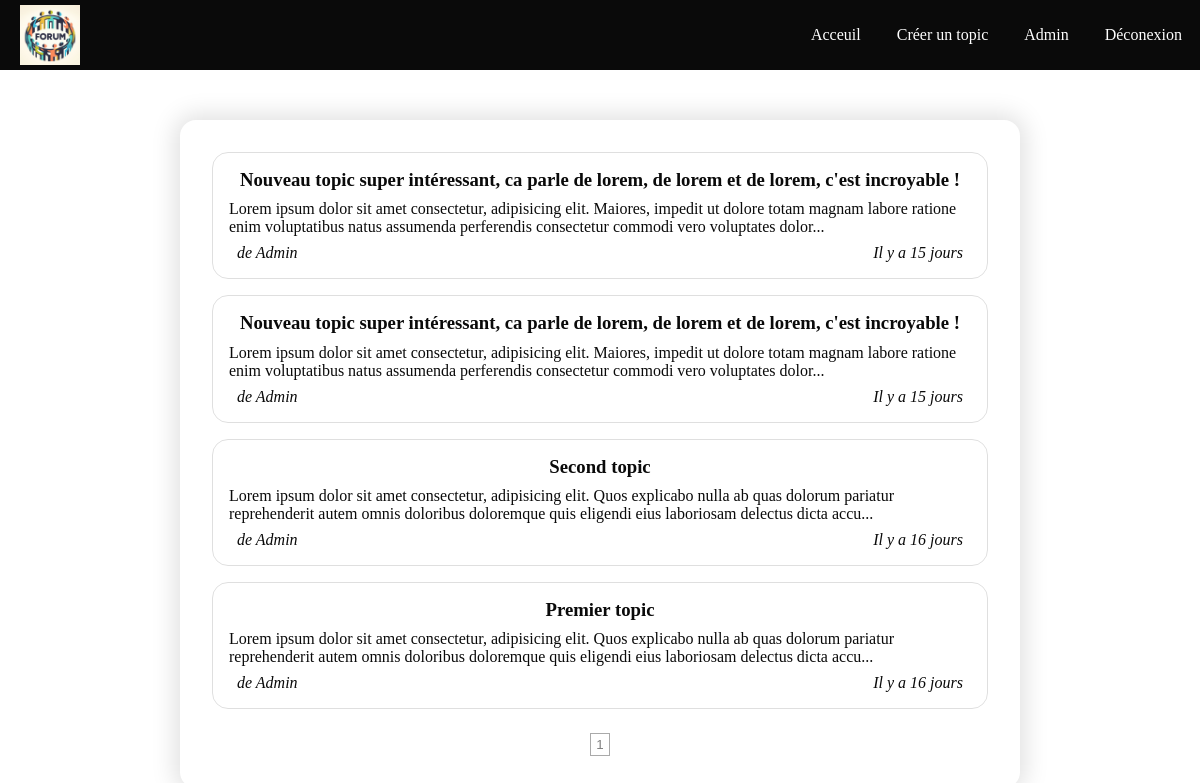
The app's page /index.php (signed in), older data.
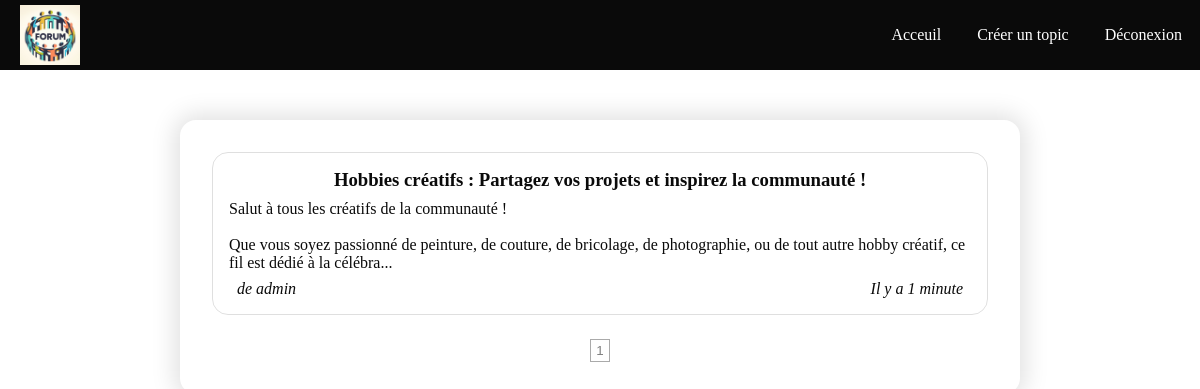
The same page, newer data.
### tables this page shows
CREATE TABLE IF NOT EXISTS `topic` (
  `id_topic` int NOT NULL AUTO_INCREMENT,
  `title_topic` varchar(255) DEFAULT NULL,
  `message_topic` text,
  `date_topic` varchar(16) DEFAULT NULL,
  `id_user` int DEFAULT NULL,
  PRIMARY KEY (`id_topic`),
  KEY `id_user` (`id_user`)
);

CREATE TABLE IF NOT EXISTS `user` (
  `id_user` int NOT NULL AUTO_INCREMENT,
  `mail_user` varchar(320) NOT NULL,
  `pseudo_user` varchar(16) NOT NULL,
  `password_user` varchar(64) NOT NULL,
  `role_user` tinyint(1) NOT NULL DEFAULT '0',
  PRIMARY KEY (`id_user`)
);

### includes/functions/limit-content.php (called while the page is built)
<?php
function limitContent($text, $len) {
    return strlen($text) > $len ? substr($text, 0, $len).'...' : $text;
}
?>

### includes/functions/format-date-diff.php (called while the page is built, shortened)
<?php
function formatDateDiff($date) {
    $diff = time() - DateTime::createFromFormat('d/m/Y H:i', $date)->getTimestamp();
    $oneMinute = 60;
    $oneHours = 60 * 60;
    $oneDay = 60 * 60 * 24;
    $oneMonth = 60 * 60 * 24 * 30;
    $oneYear = 60 * 60 * 24 * 365;
    $res = "il y a moins d'une minute";
    $diff > $oneMinute && $res = "Il y a 1 minute";
    $diff > $oneMinute * 2 && $res = "Il y a ".round($diff / $oneMinute)." minutes";
    $diff > $oneHours && $res = "Il y a 1 heure";
    $diff > $oneHours * 2 && $res = "Il y a ".round($diff / $oneHours)." heures";
    $diff > $oneDay && $res = "Il y a 1 jour";
    $diff > $oneDay * 2 && $res = "Il y a ".round($diff / $oneDay)." jours";
    $diff > $oneMonth && $res = "Il y a ".round($diff / $oneMonth)." mois";
    $diff > $oneYear && $res = "Il y a plus d'un ans";
    return $res;
}
?>

### index.php (the view, shortened to what this page needs)
<?php
    require_once 'includes/bdd.php';
    require_once 'includes/functions/format-date-diff.php';
    require_once 'includes/functions/limit-content.php';
?>
<!DOCTYPE html>
<html lang="fr">
<head>
    <?php require_once 'includes/head.php'; ?>
    <link rel="stylesheet" href="assets/css/home.css">
</head>
<body>
<?php
    require_once 'includes/nav.php';
    $nb_topics_by_page = 10;
    $page = isset($_GET['page']) ? $_GET['page'] : 1;
    $offset = ($page - 1) * $nb_topics_by_page;
    $req = $bdd->prepare("SELECT COUNT(id_topic) FROM topic");
    $req->execute();
    $nb_page = ceil(($req->fetch()[0]) / $nb_topics_by_page);
    $req = $bdd->prepare("SELECT id_topic, title_topic, message_topic, date_topic, pseudo_user FROM topic INNER JOIN user ON topic.id_user = user.id_user ORDER BY id_topic DESC LIMIT $nb_topics_by_page OFFSET $offset");
    $req->execute();
    $list_topic = $req->fetchAll(PDO::FETCH_ASSOC);
?>
    <section class="card-container">
    <?php
        foreach ($list_topic as $li) {
    ?>
        <article class="topic">
            <a href="view-topic.php?id=<?=$li['id_topic']?>">
                <h3 class="topic-title"><?=nl2br(limitContent(strip_tags($li['title_topic']), 100))?></h3>
                <section class="topic-content"><?=nl2br(limitContent(strip_tags($li['message_topic']), 200))?></section>
                <section class="topic-author-and-date">
                    <i>de <?=$li['pseudo_user']?></i>
                    <i><?=formatDateDiff($li['date_topic'])?></i>
                </section>
            </a>
        </article>
    <?php
        }
    ?>
        <section id="paging-user" class="paging">
            <?php
            for ($i=1; $i < $nb_page+1; $i++) {
                if ($i == $page) {
                    echo '<button class="page-active">'.$i.'</button>';
                } else {
                    echo '<button onclick="window.location.href='."'".'index.php?page='.$i."'".'">'.$i.'</button>';
                }
            }
            ?>
        </section>
    </section>
</body>
</html>

### includes/head.php (shortened to what this page needs)
<link rel="stylesheet" href="assets/css/main.css">

### includes/nav.php (shortened to what this page needs)
<nav id="navbar" class="navbar">
    <section class="nav-header">
        <section class="nav-logo">
            <a href="index">
                <img src="assets/img/logo.jpg" alt="logo">
            </a>
        </section>
    </section>
    <ul class="nav-links">
    <?php
        if (empty($_SESSION['id'])) {
            echo '<li><a href="connexion" title="connexion">Connexion</a></li>';
            echo '<li><a href="inscription" title="inscription">Inscription</a></li>';
        } else {
            echo '<li><a href="index" title="acceuil">Acceuil</a></li>';
            echo '<li><a href="creer-un-topic" title="créer un topic">Créer un topic</a></li>';
            if ($_SESSION['role'] == 1) {
                echo '<li><a href="admin" title="administration">Admin</a></li>';
            }
            echo '<li><a href="deconnexion" title="déconexion">Déconexion</a></li>';
        }
    ?>
    </ul>
</nav>

### assets/css/main.css (style rules this page uses)
* { padding: 0; margin: 0; box-sizing: border-box; }
body { padding-top: 120px; }
.card-container { width: 96%; margin-left: 2%; padding: 1em; box-shadow: 0 0 25px 5px rgba(0, 0, 0, 0.125); border-radius: 1rem; display: flex; flex-direction: column; align-items: center; }
@media (min-width: 600px) { .card-container { width: 85%; margin-left: 7.5%; padding: 1.5em; } }
@media (min-width: 1200px) { .card-container { width: 70%; margin-left: 15%; padding: 2em; } }
.navbar { display: flex; flex-direction: column; position: fixed; top: 0; justify-content: space-between; align-items: center; width: 100%; color: white; height: 70px; }
@media (min-width: 600px) { .navbar { flex-direction: row; } }
.navbar .nav-header { background-color: #0a0a0a; width: 100%; display: flex; justify-content: space-between; align-items: center; z-index: 20; min-height: 70px; padding: 0 20px; }
.navbar .nav-header .nav-logo { display: none; height: 60px; width: auto; }
@media (min-width: 600px) { .navbar .nav-header .nav-logo { display: block; } }
.navbar .nav-header .nav-logo img { height: 60px; width: auto; }
.navbar .nav-links { list-style: none; background-color: #0a0a0a; width: 100%; z-index: 10; transform: translate(0, -100%); transition: all ease-in-out 0.3s; }
@media (min-width: 600px) { .navbar .nav-links { transform: none; height: 100%; width: -moz-fit-content; width: fit-content; display: flex; align-items: center; } }
.navbar .nav-links li { white-space: nowrap; }
.navbar .nav-links li a { text-decoration: none; padding: 1em; margin: 0 0.125em; color: white; display: block; }

### assets/css/home.css (style rules this page uses)
.topic { display: flex; flex-direction: column; margin-bottom: 1em; padding: 1em; border: 1px solid rgba(0, 0, 0, 0.125); border-radius: 1rem; width: 100%; }
.topic a { text-decoration: none; color: #0a0a0a; }
.topic a .topic-title { text-align: center; margin-bottom: 0.5em; }
.topic a .topic-content { margin-bottom: 0.5em; }
.topic a .topic-author-and-date { display: flex; flex-direction: row; justify-content: space-between; margin: 0 0.5em; }
.paging { display: flex; justify-content: center; }
.paging button { margin: 0.6em 0.2em 0 0.2em; padding: 0.2em 0.4em; cursor: pointer; border: 1px solid rgb(170, 170, 170); }
.paging button.page-active { background-color: transparent; border: 1px solid rgb(170, 170, 170); color: gray; cursor: default; }

Row changes from the older to the newer data that the page shows:
removed topic: title_topic "Nouveau topic super intéressant, ca parle de lorem, de lorem et de lorem, c'est incroyable !", message_topic "Lorem ipsum dolor sit amet consectetur, adipisicing elit. Maiores, impedit ut dolore totam magnam labore ratione enim voluptatibus natus assumenda perferendis consectetur commodi vero voluptates dolor...", id_user.pseudo_user "Admin", date_topic "Il y a 15 jours"
removed topic: title_topic "Nouveau topic super intéressant, ca parle de lorem, de lorem et de lorem, c'est incroyable !", message_topic "Lorem ipsum dolor sit amet consectetur, adipisicing elit. Maiores, impedit ut dolore totam magnam labore ratione enim voluptatibus natus assumenda perferendis consectetur commodi vero voluptates dolor...", id_user.pseudo_user "Admin", date_topic "Il y a 15 jours"
removed topic: title_topic "Second topic", message_topic "Lorem ipsum dolor sit amet consectetur, adipisicing elit. Quos explicabo nulla ab quas dolorum pariatur reprehenderit autem omnis doloribus doloremque quis eligendi eius laboriosam delectus dicta accu...", id_user.pseudo_user "Admin", date_topic "Il y a 16 jours"
changed topic: title_topic "Premier topic" → "Hobbies créatifs : Partagez vos projets et inspirez la communauté !"; message_topic "Lorem ipsum dolor sit amet consectetur, adipisicing elit. Quos explicabo nulla ab quas dolorum pariatur reprehenderit autem omnis doloribus doloremque quis eligendi eius laboriosam delectus dicta accu..." → "Salut à tous les créatifs de la communauté ! Que vous soyez passionné de peinture, de couture, de bricolage, de photographie, ou de tout autre hobby créatif, ce fil est dédié à la célébra..."; id_user.pseudo_user "Admin" → "admin"; date_topic "Il y a 16 jours" → "Il y a 1 minute"
Text that changed along with them:
text no longer shown: "Admin"
